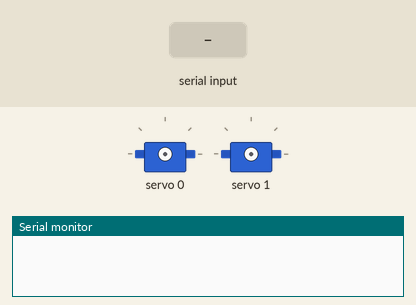
Bench run of a sketch on a simulated Arduino Uno, built with avr-gcc and run on an emulated ATmega328P. Parts: 2 × servo, the last lines printed to the serial monitor. The inputs (shaded band) are chosen by the test bench.

Above: at 1.2 s.
1.3 s: "90,45\n" received over the second serial link
At 1.6 s:
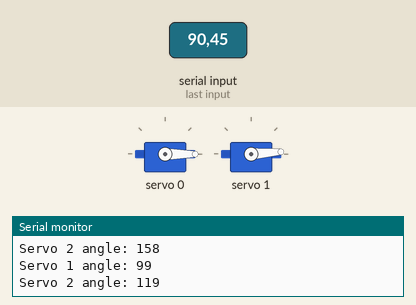
2.8 s: "30,150\n" received over the second serial link
At 3.8 s:
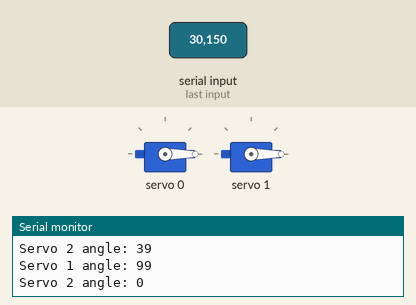
4.3 s: "5\n" received over the second serial link
At 4.6 s:
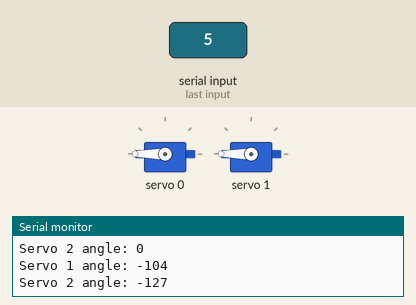
5.8 s: "90,45\n" received over the second serial link
At 6.3 s:
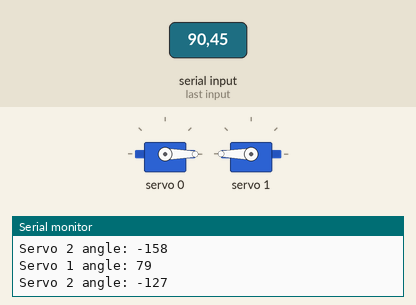
Timing chart, 0 to 8.3 s (numbered marks = the images above; inputs shaded):
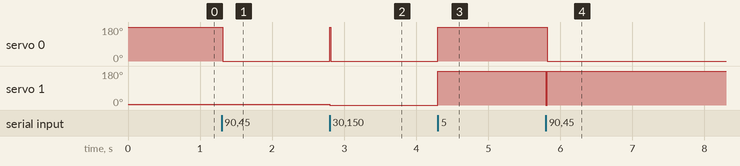

The sketch:

C_digoGeneral.ino
```cpp
#include <Wire.h>
#include <Adafruit_PWMServoDriver.h>
#include <AS5600.h>
#include <SoftwareSerial.h>

// Define the PCA9685 driver
Adafruit_PWMServoDriver pca9685;

// Define the AS5600 encoder
AS5600 encoder1;
AS5600 encoder2;

// Define the servo channels
uint8_t servo1_channel = 0;
uint8_t servo2_channel = 1;

// Define the servo angle ranges
int servo1_min_angle = 0;
int servo1_max_angle = 180;
int servo2_min_angle = 0;
int servo2_max_angle = 360;

// Define the Bluetooth connection
SoftwareSerial bluetoothSerial(10, 11); // RX, TX

// Function to map a value from one range to another
int map_value(int value, int in_min, int in_max, int out_min, int out_max) {
  return (value - in_min) * (out_max - out_min) / (in_max - in_min) + out_min;
}

void setup() {
  // Start the serial communication
  Serial.begin(9600);

  // Start the I2C communication
  Wire.begin();

  // Initialize the PCA9685 driver
  pca9685.begin();
  pca9685.setPWMFreq(50); // Set the PWM frequency (you may need to adjust this)

  // Initialize the AS5600 encoders
  encoder1.begin();
  encoder2.begin();

  // Initialize the Bluetooth connection
  bluetoothSerial.begin(9600);
}

void loop() {
  // Check if there is Bluetooth data available
  if (bluetoothSerial.available()) {
    // Read the Bluetooth data
    char data = bluetoothSerial.read();

    // Process the Bluetooth data
    // Assuming each slider value is sent as a single character '0'-'9' representing a range of -100 to 100
    int servo1_position = map_value(data - '0', 0, 9, -100, 100);

    // Read the next character for the second servo
    while (!bluetoothSerial.available());
    data = bluetoothSerial.read();
    int servo2_position = map_value(data - '0', 0, 9, -100, 100);

    // Map the servo positions to angles
    int servo1_angle = map_value(servo1_position, -100, 100, servo1_min_angle, servo1_max_angle);
    int servo2_angle = map_value(servo2_position, -100, 100, servo2_min_angle, servo2_max_angle);

    // Set the servo angles using PCA9685
    pca9685.setPWM(servo1_channel, 0, servo1_angle);
    pca9685.setPWM(servo2_channel, 0, servo2_angle);

    // Print the servo angles for debugging
    Serial.print("Servo 1 angle: ");
    Serial.println(servo1_angle);
    Serial.print("Servo 2 angle: ");
    Serial.println(servo2_angle);
  }
}
```

Measured:
- after the input at 1.3 s, servo 0: 180° → 0° at once
- after the input at 2.8 s, servo 0: 0° → 180° at once, → 0° 0.01 s later; servo 1: 4° → 0° at once
- after the input at 4.3 s, servo 0, servo 1: 0° → 180° at once
- after the input at 5.8 s, servo 0: 180° → 0° at once; servo 1: 180° → 0° at once, → 180° 0.02 s later
